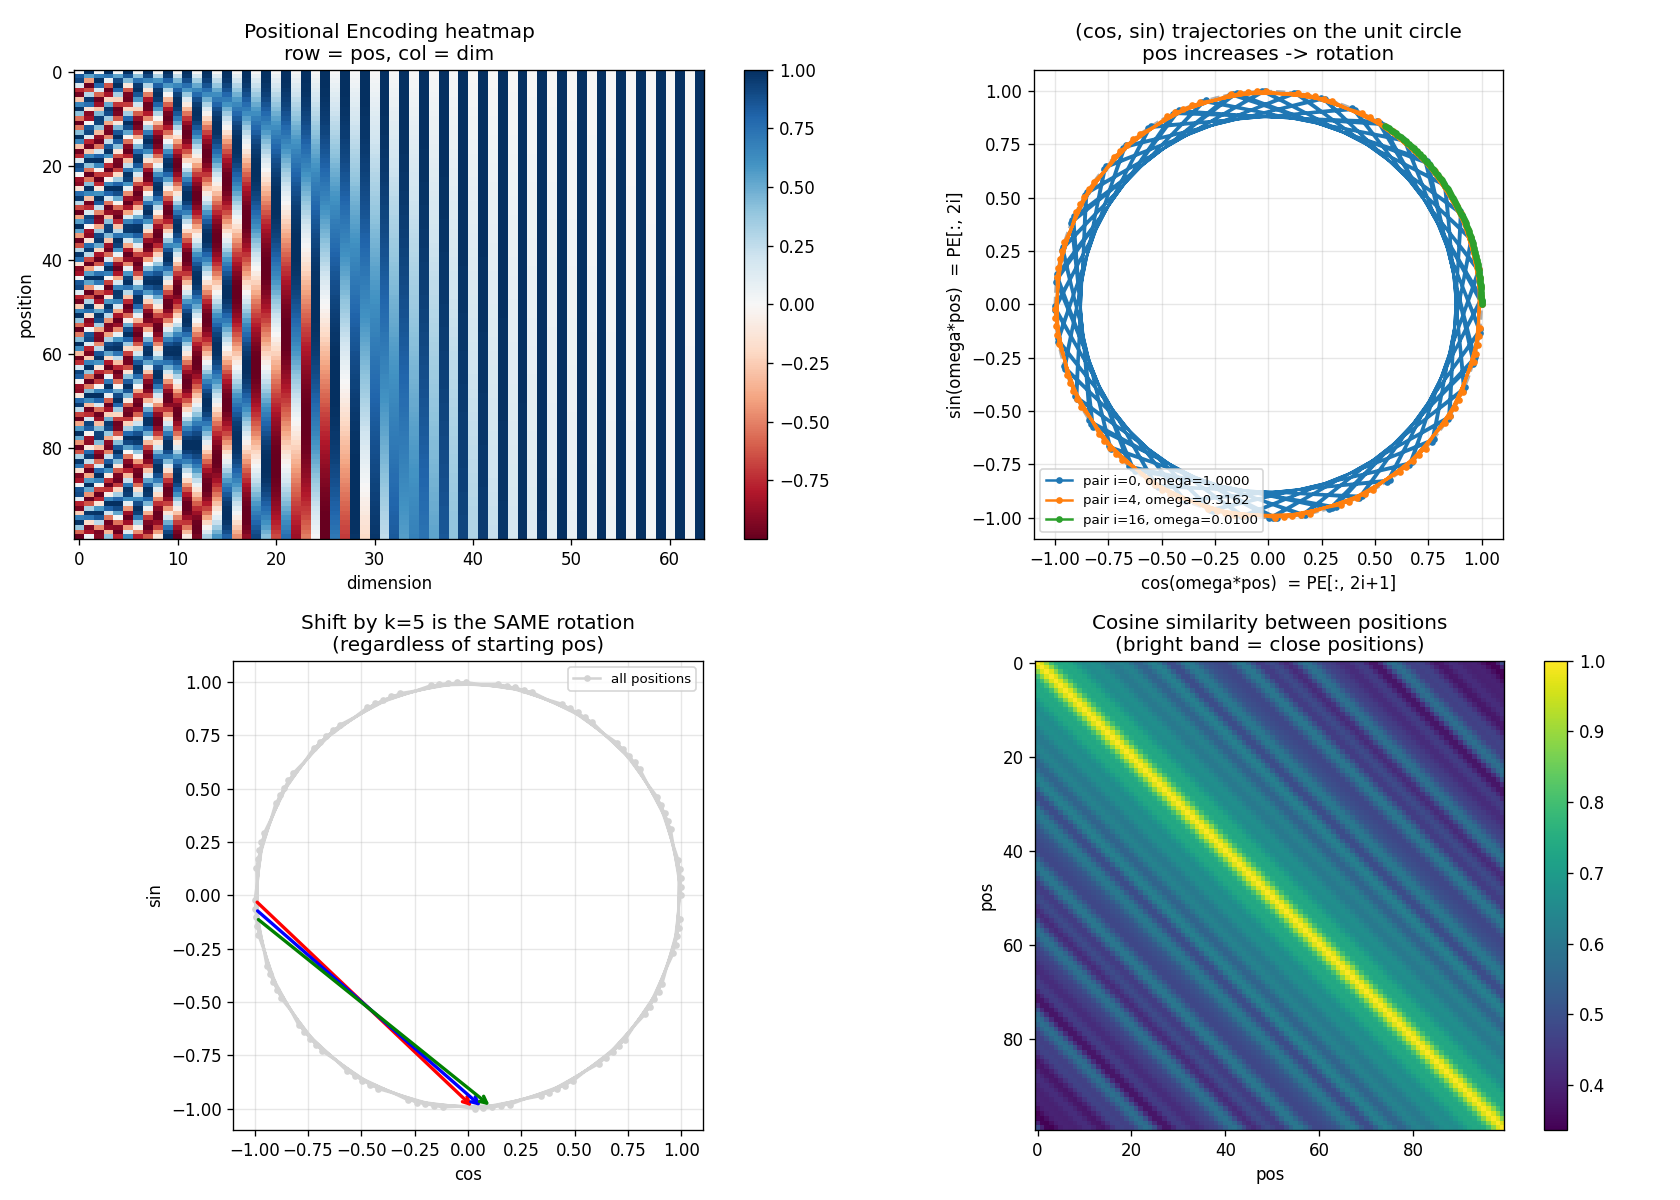

This figure's Python source:
"""
位置编码可视化：直观展示
- (cos, sin) 在单位圆上随位置旋转
- 位移 k 等价于一个只依赖 k 的固定旋转
- 编码是唯一且有界的
"""

import numpy as np
import matplotlib.pyplot as plt


def build_positional_encoding(max_len: int, d_model: int) -> np.ndarray:
    pos = np.arange(max_len)[:, None]
    i = np.arange(0, d_model, 2)
    omega = 1.0 / (10000 ** (i / d_model))

    pe = np.zeros((max_len, d_model))
    pe[:, 0::2] = np.sin(pos * omega)
    pe[:, 1::2] = np.cos(pos * omega)
    return pe, omega


def main() -> None:
    d_model = 64
    max_len = 100

    pe, omega = build_positional_encoding(max_len, d_model)

    fig = plt.figure(figsize=(14, 10))

    ax1 = fig.add_subplot(2, 2, 1)
    im = ax1.imshow(pe, aspect="auto", cmap="RdBu")
    ax1.set_title("Positional Encoding heatmap\nrow = pos, col = dim")
    ax1.set_xlabel("dimension")
    ax1.set_ylabel("position")
    fig.colorbar(im, ax=ax1)

    ax2 = fig.add_subplot(2, 2, 2)
    pairs_to_plot = [0, 4, 16]
    colors = ["tab:blue", "tab:orange", "tab:green"]
    theta = np.linspace(0, 2 * np.pi, 200)
    ax2.plot(np.cos(theta), np.sin(theta), "k--", alpha=0.3)
    for idx, c in zip(pairs_to_plot, colors):
        s = pe[:, 2 * idx]
        co = pe[:, 2 * idx + 1]
        ax2.plot(co, s, "-o", color=c, markersize=3,
                 label=f"pair i={idx}, omega={omega[idx]:.4f}")
    ax2.set_aspect("equal")
    ax2.set_title("(cos, sin) trajectories on the unit circle\npos increases -> rotation")
    ax2.set_xlabel("cos(omega*pos)  = PE[:, 2i+1]")
    ax2.set_ylabel("sin(omega*pos)  = PE[:, 2i]")
    ax2.legend(loc="lower left", fontsize=8)
    ax2.grid(alpha=0.3)

    ax3 = fig.add_subplot(2, 2, 3)
    k = 5
    pair_i = 4
    s = pe[:, 2 * pair_i]
    c = pe[:, 2 * pair_i + 1]
    ax3.plot(c, s, "o-", color="lightgray", markersize=3, label="all positions")
    for start, color in [(10, "red"), (30, "blue"), (50, "green")]:
        ax3.annotate(
            "",
            xy=(c[start + k], s[start + k]),
            xytext=(c[start], s[start]),
            arrowprops=dict(arrowstyle="->", color=color, lw=2),
        )
    ax3.set_aspect("equal")
    ax3.set_title(f"Shift by k={k} is the SAME rotation\n(regardless of starting pos)")
    ax3.set_xlabel("cos")
    ax3.set_ylabel("sin")
    ax3.grid(alpha=0.3)
    ax3.legend(fontsize=8)

    ax4 = fig.add_subplot(2, 2, 4)
    norms = np.linalg.norm(pe, axis=1, keepdims=True)
    sim = (pe @ pe.T) / (norms * norms.T)
    im2 = ax4.imshow(sim, cmap="viridis")
    ax4.set_title("Cosine similarity between positions\n(bright band = close positions)")
    ax4.set_xlabel("pos")
    ax4.set_ylabel("pos")
    fig.colorbar(im2, ax=ax4)

    plt.tight_layout()
    out_path = "phase2-transformer/01b_positional_encoding_viz.png"
    plt.savefig(out_path, dpi=120)
    print(f"saved: {out_path}")


if __name__ == "__main__":
    main()
